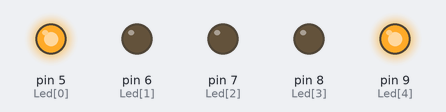
A sketch run on a simulated Arduino Uno, built with avr-gcc and run on an emulated ATmega328P. Shown: output pins drawn as LEDs (lit = HIGH).

Above: at 0.2 s.
At 1.2 s:
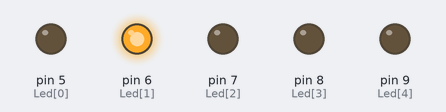
At 1.7 s:
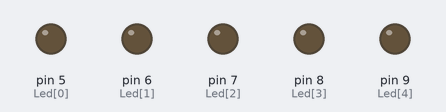
At 2.2 s:
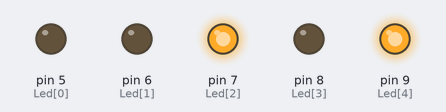
At 3.2 s:
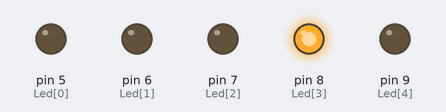
At 4.7 s:
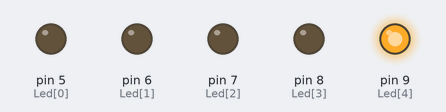
Timing chart, 0 to 5.2 s (numbered marks = the images above):
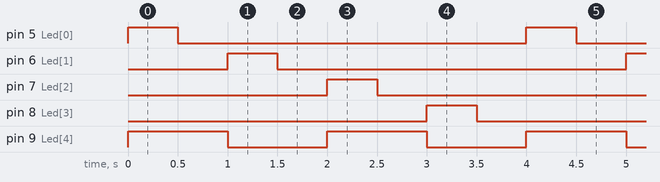

Measured:
- by itself, pin 5 (Led[0]), pin 6 (Led[1]), pin 7 (Led[2]), pin 8 (Led[3]): alternates HIGH for 0.50 s and LOW for 3.5 s
- by itself, pin 9 (Led[4]): alternates HIGH for 1.0 s and LOW for 1.0 s
- by itself, everything shown: repeats every 4.0 s, in 8 steps

The sketch:

assignment4_1.ino
```cpp
int Led[5]={5, 6, 7, 8, 9};

void setup() {
  for (int i=0; i<5; i++) {
    pinMode(Led[i], OUTPUT);
  }
}

void loop() {
  for (int i=0; i<4; i++) {
    if(i%2==0) {
      digitalWrite(Led[4], HIGH);
    }

    else if(i%2==1) {
      digitalWrite(Led[4], LOW);
    }

    digitalWrite(Led[i], HIGH);
    delay(500);
    digitalWrite(Led[i], LOW);
    delay(500);
  }
}
```
